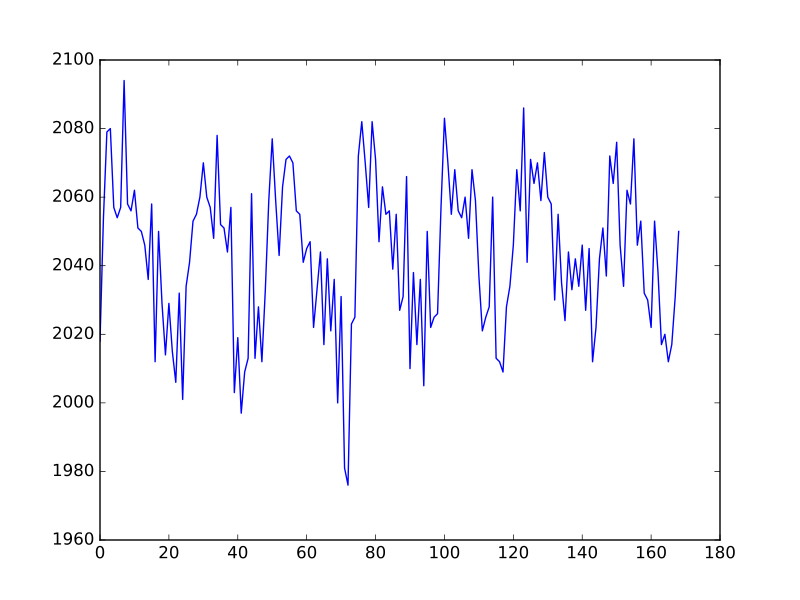

This chart was generated by the following Python code:
voxel_time_course = data[42, 32, 19]
plt.plot(voxel_time_course)
# [...]
